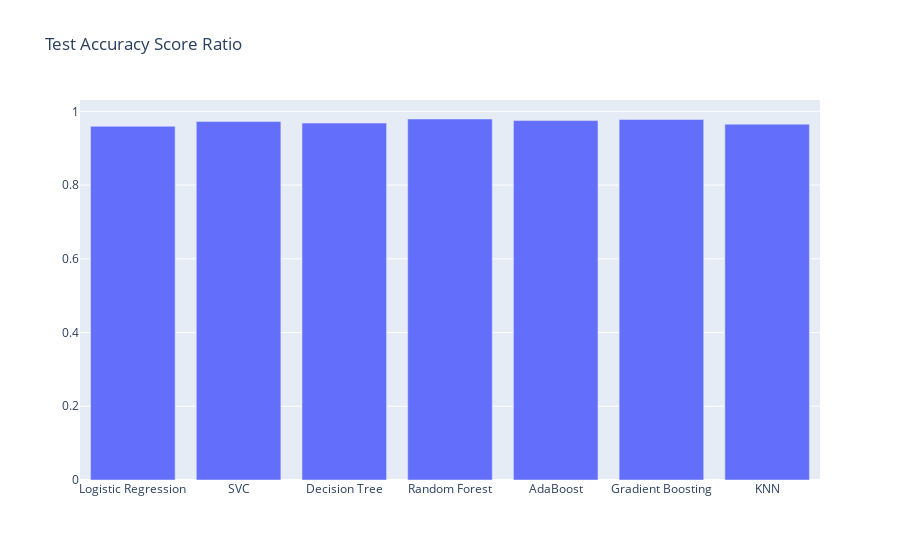

Write notebook code for a chart like this one.
### Code cell
trace1 = go.Bar(
    x=['Logistic Regression','SVC','Decision Tree','Random Forest','AdaBoost','Gradient Boosting','KNN'],
    y=[lr_test_acc,svc_test_acc,dt_test_acc,rf_test_acc,adb_test_acc,gdb_test_acc,knn_test_acc],
    name = 'Accuracy Comparisons of the 4 algorithms',
        marker=dict(
                
    ),
)

layout = go.Layout(
    title='Test Accuracy Score Ratio'
)

data = [trace1]
fig = go.Figure(data=data, layout=layout)
py.iplot(fig, filename="Ratio")

### Figure 1 — Plotly figure (JSON) as saved in the notebook; plotly's stock layout.template omitted (floating-point values rounded to 4 significant figures)
{"data": [{"name": "Accuracy Comparisons of the 4 algorithms", "type": "bar", "x": ["Logistic Regression", "SVC", "Decision Tree", "Random Forest", "AdaBoost", "Gradient Boosting", "KNN"], "y": [0.9593, 0.9726, 0.9682, 0.9792, 0.9749, 0.978, 0.9651]}], "layout": {"title": {"text": "Test Accuracy Score Ratio"}}}
